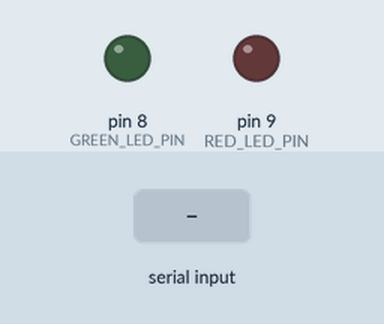
The sketch below on a simulated Arduino Uno, built with avr-gcc and run on an emulated ATmega328P. On the bench: output pins drawn as LEDs (lit = HIGH). Inputs (shaded band) come from the test bench.

Above: at 1.2 s.
1.3 s: "red\n" received over Serial
At 2.2 s:
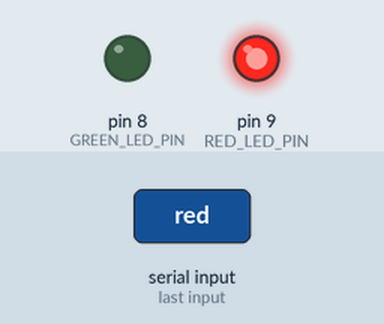
2.8 s: "green\n" received over Serial
At 3.4 s:
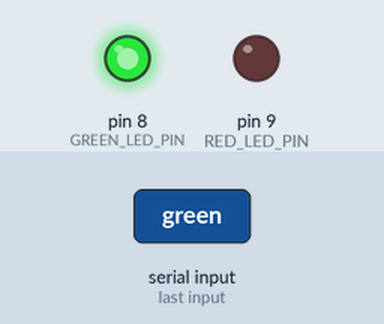
Timing chart, 0 to 5.8 s (numbered marks = the images above; inputs shaded):
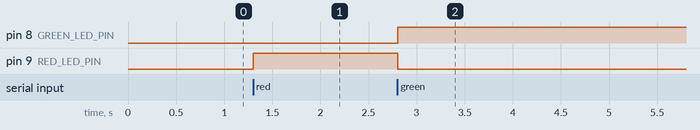

The sketch:

serial-io.ino
```cpp
#define RED_LED_PIN 9
#define GREEN_LED_PIN 8

String chosen_color = "";

void setup() {
  Serial.begin(9600); //Uruchomienie komunikacji
  pinMode(RED_LED_PIN, OUTPUT);
  pinMode(GREEN_LED_PIN, OUTPUT);
}

void loop() {
  if (Serial.available() > 0) {
    chosen_color = Serial.readStringUntil('\n');

    if (chosen_color == "red") {
      digitalWrite(RED_LED_PIN, HIGH);
      digitalWrite(GREEN_LED_PIN, LOW);
    }
    else if (chosen_color == "green") {
      digitalWrite(RED_LED_PIN, LOW);
      digitalWrite(GREEN_LED_PIN, HIGH);
    }
    else {
      Serial.println("Wrong color! Choose 'green' or 'red'!");
    }
  }
}
```

Measured:
- after the input at 1.3 s, pin 9 (RED_LED_PIN): LOW → HIGH at once
- after the input at 2.8 s, pin 8 (GREEN_LED_PIN): LOW → HIGH at once; pin 9 (RED_LED_PIN): HIGH → LOW at once
